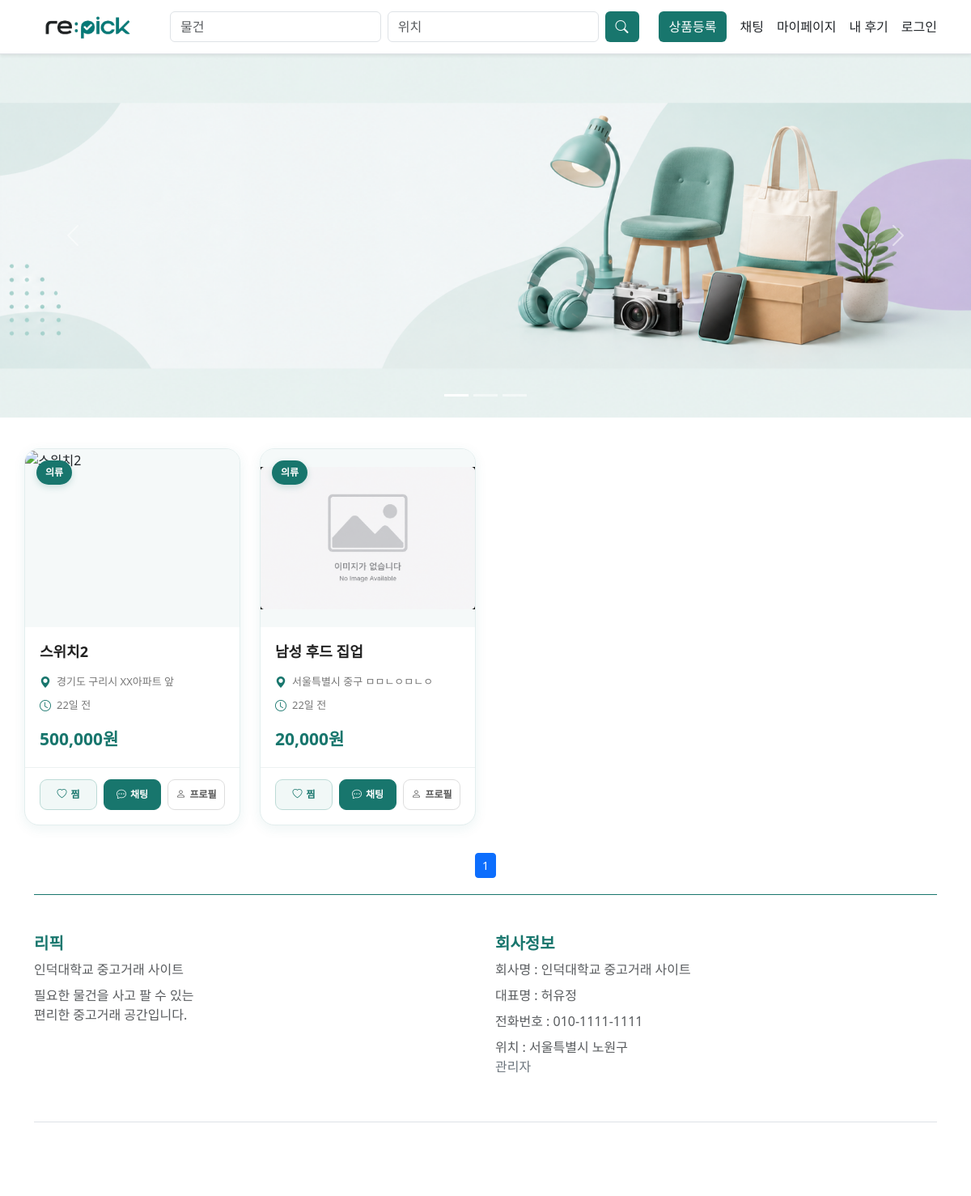
Before: /category.php?menu=4 with the older database file.
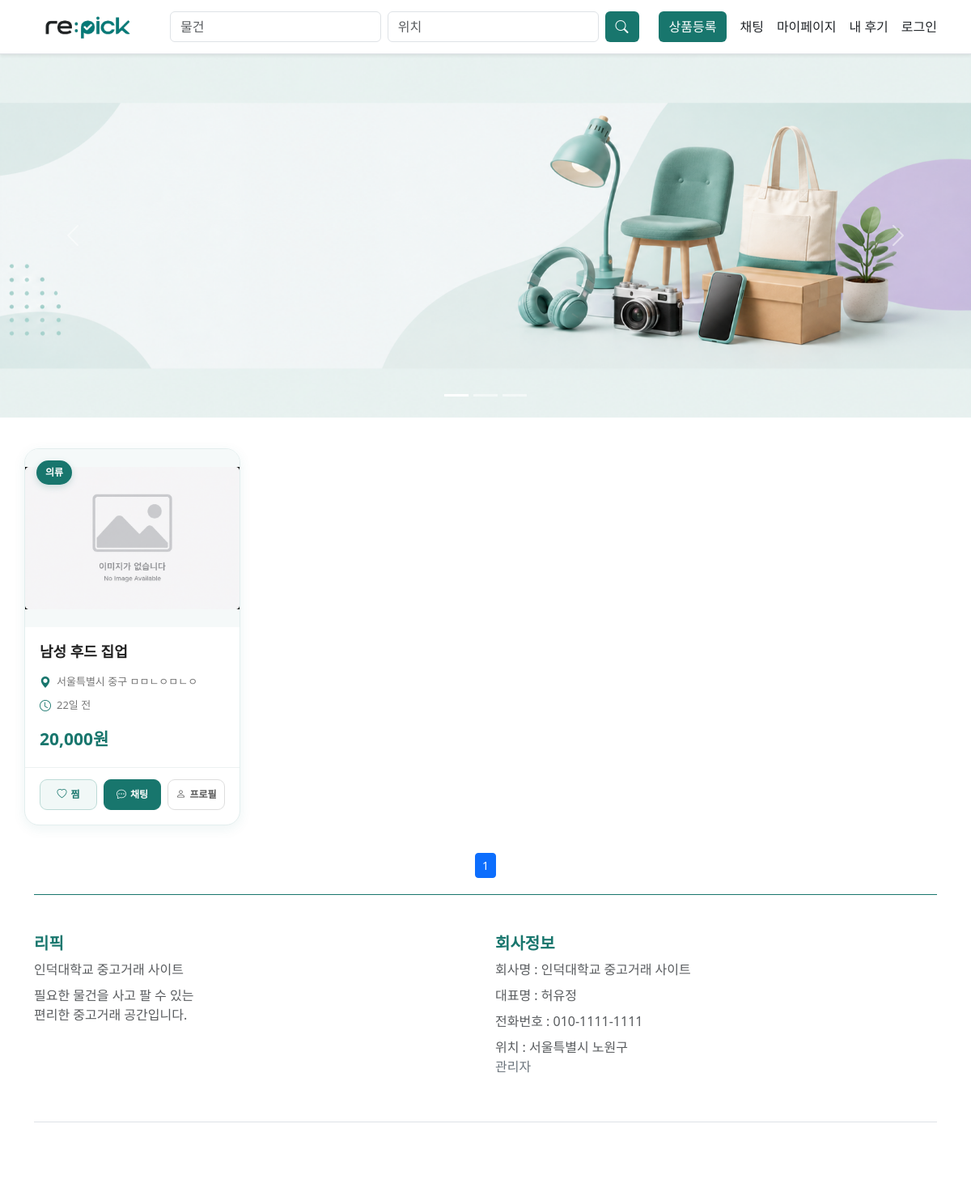
After: the same page with the newer database file.
### tables this page shows
CREATE TABLE `product` (
  `product_id` int(11) NOT NULL,
  `member_id` int(11) NOT NULL,
  `image` varchar(255) NOT NULL,
  `price` int(11) NOT NULL,
  `memo` text NOT NULL,
  `category` tinyint(4) NOT NULL,
  `view` int(11) NOT NULL DEFAULT 0,
  `reg_date` datetime NOT NULL,
  `state` tinyint(4) NOT NULL,
  `juso1` varchar(20) DEFAULT NULL,
  `juso2` varchar(20) DEFAULT NULL,
  `juso3` varchar(255) DEFAULT NULL,
  `name` varchar(255) DEFAULT NULL
);

### category.php (the view, shortened to what this page needs)
<?php
include "main_top.php";
include "common.php";
$category = $_GET["menu"] ?? "";
$cookie_id = $_COOKIE["cookie_id"] ?? "";
if ($cookie_id) {
    $sql = "select member_id from member where id = '$cookie_id'";
    $result = mysqli_query($db, $sql);
    if (!$result) {
        exit("에러 : $sql");
    }
    $row = mysqli_fetch_assoc($result);
    $member_id = $row["member_id"];
    $tmp = "and member_id != $member_id";
} else {
    $member_id = "";
    $tmp = "";
}
$page_line = 12;
$sql = "
    select
        product_id,
        member_id,
        image,
        price,
        category,
        reg_date,
        state,
        juso1,
        juso2,
        juso3,
        name
    from product
    where state != 2
    $tmp
    and category = '$category'
";
$args = "menu=$category";
$result = mypagination($sql, $args, $count, $pagebar);
?>
<div class="card-list">
<?php
while ($row = mysqli_fetch_assoc($result)) {
    $time = $row["reg_date"];
    $diff = strtotime(date('Y-m-d H:i:s')) - strtotime($time);
    if ($diff >= 2678400) {
        $time_text = "1달 이상";
    } else if ($diff >= 86400) {
        $time_text = floor($diff / 86400) . "일 전";
    } else if ($diff >= 3600) {
        $time_text = floor($diff / 3600) . "시간 전";
    } else if ($diff >= 60) {
        $time_text = floor($diff / 60) . "분 전";
    } else {
        $time_text = "방금";
    }
    $product_image = $row["image"] ?: "default.jpg";
?>
    <div class="product-item">
        <div class="product-image-wrap">
            <img
                src="product/<?php echo htmlspecialchars($product_image); ?>"
                class="product-image"
                alt="<?php echo htmlspecialchars($row["name"]); ?>"
            >
            <div class="product-category">
                <?php
                echo htmlspecialchars($a_category[$row["category"]]);
                ?>
            </div>
        </div>
        <div class="product-content">
            <h5 class="product-title">
                <a
                    href="product.php?product_id=<?php echo $row["product_id"]; ?>"
                    class="stretched-link"
                >
                    <?php
                    echo htmlspecialchars($row["name"]);
                    ?>
                </a>
            </h5>
            <div class="product-info">
                <div class="product-info-item">
                    <i class="bi bi-geo-alt-fill"></i>
                    <span>
                        <?php
                        echo htmlspecialchars(
                            $row["juso1"] . " " .
                            $row["juso2"] . " " .
                            $row["juso3"]
                        );
                        ?>
                    </span>
                </div>
                <div class="product-info-item">
                    <i class="bi bi-clock"></i>
                    <span>
                        <?php
                        echo $time_text;
                        ?>
                    </span>
                </div>
            </div>
            <div class="product-price">
                <?php
                echo number_format($row["price"]);
                ?>원
            </div>
        </div>
        <div class="product-actions">
            <a
                href="good_insert.php?product_id=<?php echo $row["product_id"]; ?>"
                class="product-btn product-btn-wish"
            >
                <i class="bi bi-heart"></i>
                <span>찜</span>
            </a>
            <a
                href="chat_room.php?my_id=<?php echo $member_id; ?>&target_id=<?php echo $row["member_id"]; ?>&product_id=<?php echo $row["product_id"]; ?>"
                class="product-btn product-btn-chat"
            >
                <i class="bi bi-chat-dots"></i>
                <span>채팅</span>
            </a>
            <a
                href="member_profile.php?id=<?php echo $row["member_id"]; ?>"
                class="product-btn product-btn-profile"
            >
                <i class="bi bi-person"></i>
                <span>프로필</span>
            </a>
        </div>
    </div>
<?php
}
?>
</div>
<?php
echo $pagebar;
?>
<?php
include "main_bottom.php";
?>

### main_top.php (shortened to what this page needs)
<!DOCTYPE html>
<html lang="ko">
<head>
  <link href="https://cdn.jsdelivr.net/npm/bootstrap@5.3.0/dist/css/bootstrap.min.css" rel="stylesheet">
  <link rel="stylesheet" href="https://cdn.jsdelivr.net/npm/bootstrap-icons@1.11.3/font/bootstrap-icons.min.css">
</head>
<body>
  <?php
  $text = $_POST["text"] ?? "";
  $location = $_POST["location"] ?? "";
  ?>
  <nav class="navbar bg-white fixed-top border-bottom shadow-sm">
    <div class="container">
      <a class="navbar-brand" href="index.php">
        <img src="images/logo.png" alt="리픽" style="height: 40px;" draggable="false">
      </a>
      <form class="d-flex flex-grow-1 mx-4" action="search.php"
        role="search" style="max-width: 650px;"
        method="post" name="form1">
        <input class="form-control me-2" type="search"
          placeholder="물건"
          name="text" value="<?php echo $text; ?>">
        <input class="form-control me-2" type="search"
          placeholder="위치"
          name="location" value="<?php echo $location; ?>">
        <a href="javascript:Submit();"
          class="btn text-white"
          style="background-color: #18766d;">
          <i class="bi bi-search"></i>
        </a>
      </form>
      <div class="d-flex align-items-center gap-3 flex-shrink-0">
        <a href="product_create.php"
          class="btn text-white text-nowrap"
          style="background-color: #18766d;">
          상품등록
        </a>
        <a href="chat_list.php"
          class="text-dark text-decoration-none text-nowrap">
          채팅
        </a>
        <a href="member_mypage.php"
          class="text-dark text-decoration-none text-nowrap">
          마이페이지
        </a>
        <a href="reviews.php"
          class="text-dark text-decoration-none text-nowrap">
          내 후기
        </a>
        <?php
        $cookie_id = $_COOKIE["cookie_id"] ?? "";
        if ($cookie_id) {
        ?>
          <a href="logout.php"
            class="text-dark text-decoration-none text-nowrap">
            로그아웃
          </a>
        <?php
        } else {
        ?>
          <a href="login.php"
            class="text-dark text-decoration-none text-nowrap">
            로그인
          </a>
        <?php
        }
        ?>
      </div>
    </div>
  </nav>
  <div id="carouselExampleIndicators" class="carousel slide mt-3 mb-2">
    <div class="carousel-indicators">
      <button type="button" data-bs-target="#carouselExampleIndicators" data-bs-slide-to="0" class="active" aria-current="true" aria-label="Slide 1"></button>
      <button type="button" data-bs-target="#carouselExampleIndicators" data-bs-slide-to="1" aria-label="Slide 2"></button>
      <button type="button" data-bs-target="#carouselExampleIndicators" data-bs-slide-to="2" aria-label="Slide 3"></button>
    </div>
    <div class="carousel-inner">
      <div class="carousel-item active">
        <img src="images/banner-wide.png" class="d-block w-100 object-fit-cover" style="height: 450px;" object-position: center; alt="...">
      </div>
    </div>
    <button class="carousel-control-prev" type="button" data-bs-target="#carouselExampleIndicators" data-bs-slide="prev">
      <span class="carousel-control-prev-icon" aria-hidden="true"></span>
    </button>
    <button class="carousel-control-next" type="button"
      data-bs-target="#carouselExampleIndicators" data-bs-slide="next">
      <span class="carousel-control-next-icon" aria-hidden="true"></span>
    </button>
  </div>

### common.php (shortened to what this page needs)
<?php
    $db = mysqli_connect("localhost", "market", "1234", "market");
    $a_category = ["카테고리", "디지털기기", "가구", "가전", "의류", "게임", "기타"];
	$page_line=5;
	$page_block=5;
    function mypagination($query, $args, &$count, &$pagebar)
	{
		global $db, $page_line, $page_block;
		$page=$_REQUEST["page"] ?? 1;
		$url=basename($_SERVER['PHP_SELF']) . "?" . $args;
		$sql = strtolower( $query );
		$sql ="select count(*) " . substr($sql, strpos($sql,"from"));
		$result=mysqli_query($db, $sql);
		$row=mysqli_fetch_array($result);
		$count = $row[0];
		$first = ($page-1) * $page_line;
		$sql = str_replace(";", "", $query);
		$sql .= " limit $first, $page_line";
		$result=mysqli_query($db, $sql);
		$pages = ceil($count/$page_line);
		$blocks = ceil($pages/$page_block);
		$block = ceil($page/$page_block);
		$page_s = $page_block * ($block-1);
		$page_e = $page_block * $block;
		if ($blocks <= $block) $page_e = $pages;
		$pagebar ="<nav>
			<ul class='pagination pagination-sm justify-content-center py-1'>";
		for($i=$page_s+1; $i<=$page_e; $i++)
		{
			if ($page == $i)
				$pagebar .="<li class='page-item active'>
						<span class='page-link mycolor1'>$i</span>
					</li>";
			else
				$pagebar .="<li class='page-item'>
						<a class='page-link' href='$url&page=$i'>$i</a>
					</li>";
		}
		$pagebar .="</ul>
			</nav>";
		return $result;
	}
?>

### main_bottom.php
<div class="container">
  <footer class="py-5 border-top"
    style="border-color: #18766d !important;">
    <div class="row">
      <div class="col-md-6 mb-3">
        <h5 class="fw-bold" style="color: #18766d;">
          리픽
        </h5>
        <p class="text-body-secondary mb-0">
          인덕대학교 중고거래 사이트
        </p>
        <p class="text-body-secondary mt-2">
          필요한 물건을 사고 팔 수 있는<br>
          편리한 중고거래 공간입니다.
        </p>
      </div>
      <div class="col-md-4 mb-3">
        <h5 class="fw-bold" style="color: #18766d;">
          회사정보
        </h5>
        <ul class="nav flex-column">
          <li class="nav-item mb-2">
            <span class="text-body-secondary">
              회사명 : 인덕대학교 중고거래 사이트
            </span>
          </li>
          <li class="nav-item mb-2">
            <span class="text-body-secondary">
              대표명 : 허유정
            </span>
          </li>
          <li class="nav-item mb-2">
            <span class="text-body-secondary">
              전화번호 : 010-1111-1111
            </span>
          </li>
          <li class="nav-item mb-2">
            <span class="text-body-secondary">
              위치 : 서울특별시 노원구
            </span>
            <dd>
              <a href="admin/admin_login.php" class="text-secondary text-decoration-none">
                관리자
              </a>
            </dd>
          </li>
        </ul>
      </div>
    </div>
    <div class="border-top mt-4 pt-3">
    </div>
  </footer>
</div>
</body>
</html>

### main_top.php (style rules this page uses)
body { padding-top: 50px; }
body { padding-bottom: 50px; }
.card-list { display: grid; grid-template-columns: repeat(4, 1fr); gap: 20px; padding: 20px; }

### category.php (style rules this page uses)
.card-list { display: grid; grid-template-columns: repeat(4, minmax(0, 1fr)); gap: 24px; padding: 30px; max-width: 1500px; margin: 0 auto; }
.product-item { position: relative; background: #ffffff; border: 1px solid #e3eeee; border-radius: 18px; overflow: hidden; box-shadow: 0 4px 15px rgba(24, 118, 109, 0.08); transition: all 0.25s ease; display: flex; flex-direction: column; min-width: 0; }
.product-image-wrap { position: relative; width: 100%; height: 220px; background: #f5f9f9; overflow: hidden; }
.product-image { width: 100%; height: 100%; object-fit: contain; transition: transform 0.3s ease; }
.product-category { position: absolute; left: 14px; top: 14px; padding: 6px 11px; background: #18766d; color: #ffffff; border-radius: 20px; font-size: 12px; font-weight: 600; box-shadow: 0 3px 8px rgba(24, 118, 109, 0.2); }
.product-content { padding: 18px; }
.product-title { margin: 0; font-size: 18px; font-weight: 700; line-height: 1.4; display: -webkit-box; -webkit-line-clamp: 2; -webkit-box-orient: vertical; overflow: hidden; }
.product-title a { color: #222222; text-decoration: none; }
.product-info { display: flex; flex-direction: column; gap: 8px; margin-top: 14px; font-size: 13px; color: #777777; }
.product-info-item { display: flex; align-items: center; gap: 7px; min-width: 0; }
.product-info-item i { color: #18766d; font-size: 14px; flex-shrink: 0; }
.product-info-item span { overflow: hidden; text-overflow: ellipsis; white-space: nowrap; }
.product-price { margin-top: 16px; color: #18766d; font-size: 21px; font-weight: 800; }
.product-actions { position: relative; z-index: 2; margin-top: auto; padding: 14px 18px 18px; border-top: 1px solid #edf2f2; display: flex; gap: 8px; }
.product-btn { position: relative; z-index: 3; flex: 1; display: flex; justify-content: center; align-items: center; gap: 5px; padding: 9px 5px; border-radius: 9px; font-size: 12px; font-weight: 600; text-decoration: none; transition: all 0.2s ease; white-space: nowrap; }
.product-btn-wish { color: #18766d; background: #f1f8f7; border: 1px solid #bcdad6; }
.product-btn-chat { color: #ffffff; background: #18766d; border: 1px solid #18766d; }
.product-btn-profile { color: #555555; background: #ffffff; border: 1px solid #dddddd; }

Changed rows visible on the page:
no longer on this page (row edited): product: category "의류", name "스위치2", juso1+juso2+juso3 "경기도 구리시 XX아파트 앞", reg_date "22일 전", price "500,000"
